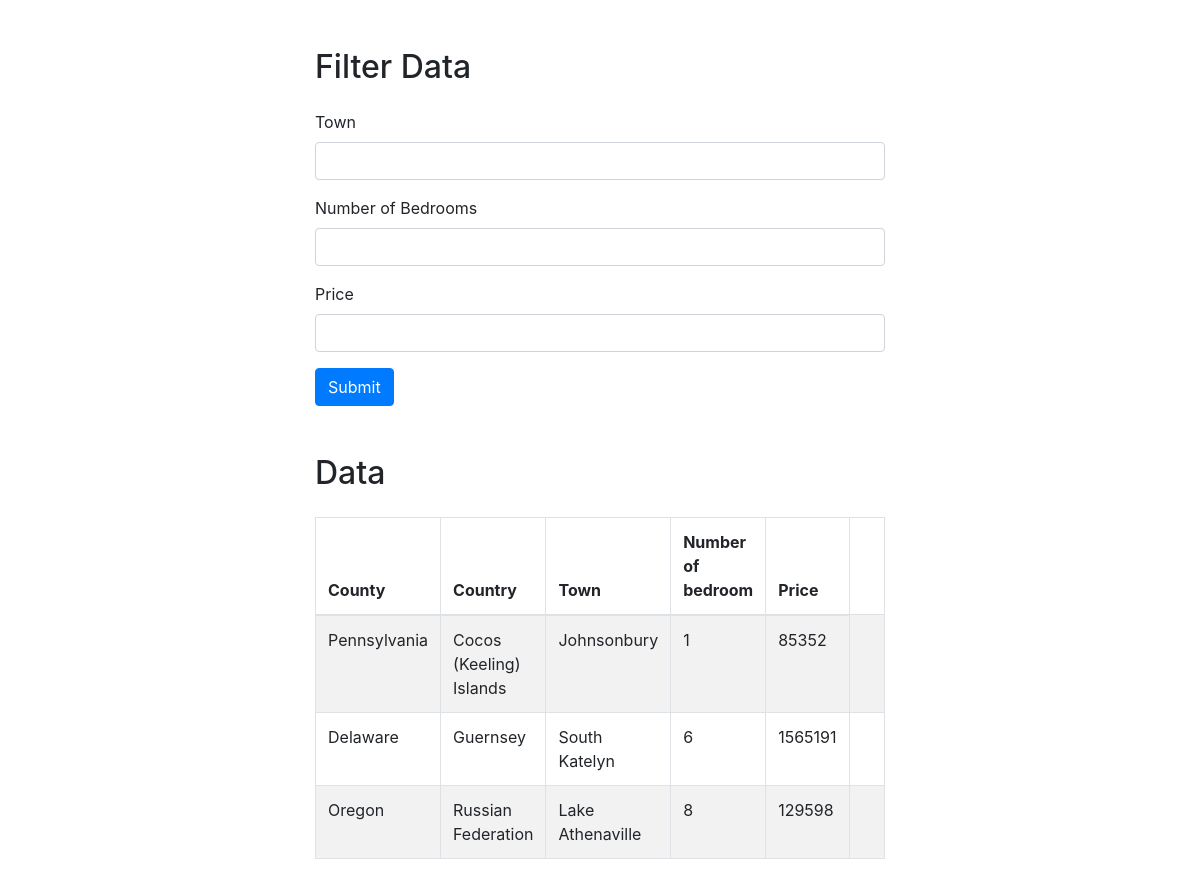
Page /frontend.php on the committed database.
### tables this page shows
CREATE TABLE `task_table` (
  `id` int(11) NOT NULL,
  `County` varchar(100) NOT NULL,
  `Country` varchar(100) NOT NULL,
  `Town` varchar(100) NOT NULL,
  `Description` varchar(100) NOT NULL,
  `Displayable_address` varchar(100) NOT NULL,
  `Image` varchar(100) NOT NULL,
  `No_bed` int(10) NOT NULL,
  `No_bath` int(10) NOT NULL,
  `Price` int(10) NOT NULL
);

### frontend.php (the view, shortened to what this page needs)
<!DOCTYPE html>
<html lang="en">
<head>
    <link rel="stylesheet" href="https://stackpath.bootstrapcdn.com/bootstrap/4.5.2/css/bootstrap.min.css">
    <link rel="stylesheet" href="https://maxcdn.bootstrapcdn.com/font-awesome/4.7.0/css/font-awesome.min.css">
</head>
<body>
    <div class="wrapper">
        <div class="container-fluid">
            <div class="row">
                <div class="col-md-12">
					<div class="mt-5 mb-3 clearfix">
                        <h2 class="pull-left">Filter Data</h2>
                    </div>
					<form action="search.php" method="POST">
                        <div class="form-group">
                            <label>Town</label>
                            <input type="text" name="town" class="form-control">
                        </div>
                        <div class="form-group">
                            <label>Number of Bedrooms</label>
                            <input type="text" name="no_bed" class="form-control">
                        </div>
                        <div class="form-group">
                            <label>Price</label>
                            <input type="text" name="price" class="form-control" >
                        </div>
                        <input type="submit" class="btn btn-primary" value="Submit">
                    </form>
                    <div class="mt-5 mb-3 clearfix">
                        <h2 class="pull-left">Data</h2>
                    </div>
					<?php
                        require_once "config.php";
                        $sql = "SELECT * FROM task_table";
                        if($result = mysqli_query($link, $sql)){
                            if(mysqli_num_rows($result) > 0){
                                    echo '<table class="table table-bordered table-striped">';
                                    echo "<thead>";
                                        echo "<tr>";
                                            echo "<th>County</th>";
                                            echo "<th>Country</th>";
                                            echo "<th>Town</th>";
											echo "<th>Number of bedroom</th>";
											echo "<th>Price</th>";
                                        echo "</tr>";
                                    echo "</thead>";
                                    echo "<tbody>";
                                    while($row = mysqli_fetch_array($result)){
                                        echo "<tr>";
                                        echo "<td>" . $row['County'] . "</td>";
                                        echo "<td>" . $row['Country'] . "</td>";
                                        echo "<td>" . $row['Town'] . "</td>";
										echo "<td>" . $row['No_bed'] . "</td>";
										echo "<td>" . $row['Price'] . "</td>";
                                        echo "<td>";
                                        echo "</tr>";
                                    }
                                    echo "</tbody>";
                                    echo "</table>";
                            }
                            else{
                                echo '<div class="alert alert-danger"><em>No records were found.</em></div>';
                            }
                        }
                        else{
                            echo "Oops! Something went wrong. Please try again later.";
                        }
					?>
                </div>
            </div>
        </div>
    </div>
</body>
</html>
</html>
</html>
</html>
</html>

### frontend.php (style rules this page uses)
.wrapper { width: 600px; margin: 0 auto; }
table tr td:last-child { width: 140px; }

### rows in the picture
task_table: County "Pennsylvania", Country "Cocos (Keeling) Islands", Town "Johnsonbury", No_bed "1", Price "85352"
task_table: County "Delaware", Country "Guernsey", Town "South Katelyn", No_bed "6", Price "1565191"
task_table: County "Oregon", Country "Russian Federation", Town "Lake Athenaville", No_bed "8", Price "129598"
